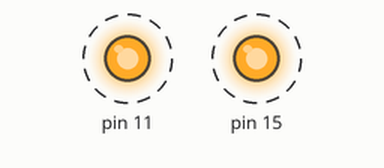
The program below on a simulated Raspberry Pi (header pin numbers). Parts: output pins drawn as LEDs (lit = HIGH). Dashed ring = blinking. Threads take turns every 2 ms; what the program prints to the terminal is not drawn. At 5.0 s the program stops and its outputs stay as they are.

Above: at 0.05 s.
Timing chart, 0 to 3.0 s (numbered marks = the images above):
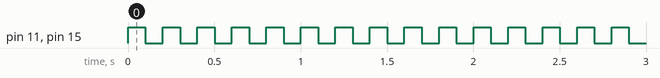

Measured:
- by itself, pin 11, pin 15: alternates HIGH for 0.10 s and LOW for 0.10 s, 50 changes in all, then stays LOW

The program:

example.py
```python
from output import PeriodicOutput
import threading

def blink_and_buzz(settings):
    for data in settings:
        periodic = PeriodicOutput(data['pin'])
        t = threading.Thread(target=getattr(periodic, data['tempo']), args=(5,))
        t.daemon = False
        t.start()


print "Red diode, fast"
blink_and_buzz(({'pin': 11, 'tempo': 'fast'}, {'pin': 15, 'tempo': 'fast'}))

#print "Green diode, medium"
#blink_and_buzz(({'pin': 12, 'tempo': 'medium'}, {'pin': 15, 'tempo': 'medium'}))
```

output.py
```python
import RPi.GPIO as GPIO
import time

class PeriodicOutput:
    DURATION_FAST = 0.1
    DURATION_MEDIUM = 0.25
    DURATION_SLOW = 0.5
    DURATION_OUT = 0.5

    def __init__(self, gpio_pin):
        self.gpio_pin = gpio_pin

        GPIO.setmode(GPIO.BOARD)
        GPIO.setwarnings(False)

        GPIO.setup(self.gpio_pin, GPIO.OUT)
        GPIO.output(self.gpio_pin, GPIO.LOW)

    def __out(self, period, pause, out = None):
        if out is None:
            out = self.DURATION_OUT

        cycles = int(period / (out+ pause))
        for x in range(0, cycles):
            GPIO.output(self.gpio_pin, GPIO.HIGH)
            time.sleep(out)
            GPIO.output(self.gpio_pin, GPIO.LOW)
            time.sleep(pause)

    def fast(self, period):
        self.__out(period, PeriodicOutput.DURATION_FAST, PeriodicOutput.DURATION_FAST)

    def medium(self, period):
        self.__out(period, PeriodicOutput.DURATION_MEDIUM)

    def slow(self, period):
        self.__out(period, PeriodicOutput.DURATION_SLOW)
```
